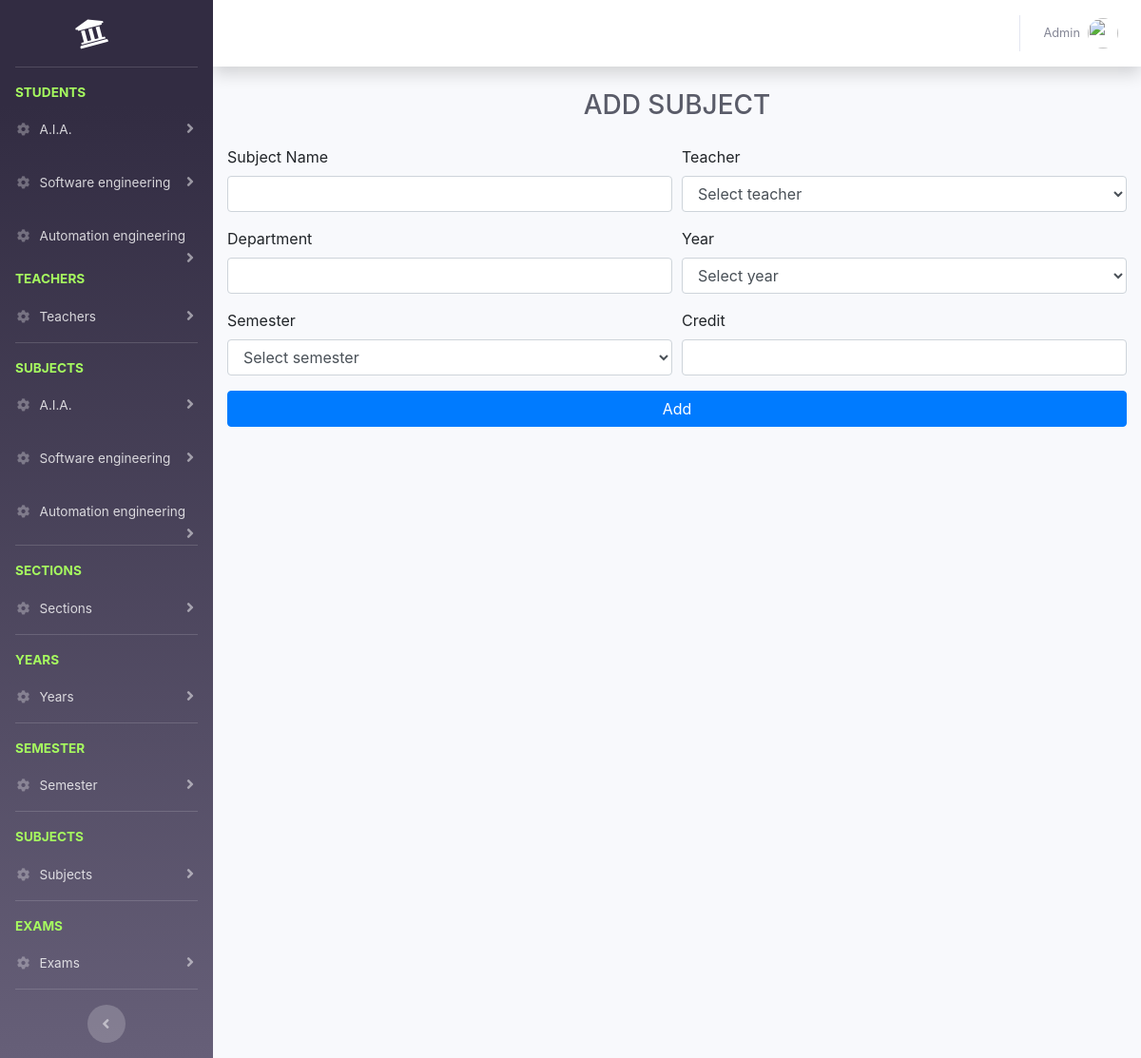
The page /admins/add-subject.php (signed in) on the database its author committed.
### tables this page shows
CREATE TABLE `sections` (
  `id` int(11) NOT NULL,
  `name` varchar(100) NOT NULL,
  `fees` decimal(10,2) NOT NULL
);

### admins/add-subject.php (the view, shortened to what this page needs)
<?php
require('../connection.php');
include('../layout/header.php');
include('layout/sidebar.php');
include('layout/topnav.php');
?>
<div class="container-fluid">
    <div class="d-sm-flex align-items-center justify-content-between mb-4">
        <h1 class="m-auto h3 mb-0 text-gray-800 text-uppercase">add subject</h1>
    </div>
    <div class="row">
        <div class="col-md-12">
        </div>
        <div class="container add-student">
            <form action="<?=APP?>/controllers/subjects/add.php" method="POST" class="add_subject_form" enctype="multipart/form-data">
                <div class="form-row">
                    <div class="form-group col-md-6">
                        <label for="name">Subject Name</label>
                        <input type="text" id="name" class="form-control" name="name">
                    </div>
                    <div class="form-group col-md-6">
                        <label for="teacher_id">Teacher</label>
                        <select name="teacher_id" id="teacher_id" class="form-control">
                            <option value="">Select teacher</option>
                        </select>
                    </div>
                    <div class="form-group col-md-6">
                        <label for="name">Department</label>
                        <input readonly type="text" id="name" class="form-control bg-white" value="<?=$_GET['section']?>">
                    </div>
                    <div class="form-group col-md-6">
                        <label for="year_id">Year</label>
                        <select name="year_id" id="year_id" class="form-control">
                            <option value="">Select year</option>
                        </select>
                    </div>
                    <div class="form-group col-md-6">
                        <label for="semester">Semester</label>
                        <select name="semester" id="semester" class="form-control">
                            <option value="">Select semester</option>
                        </select>
                    </div>
                    <div class="form-group col-md-6">
                        <label for="credit">Credit</label>
                        <input type="number" id="credit" class="form-control" name="credit">
                    </div>
                </div>
                <button type="submit" class="btn btn-primary btn-block add_subject_button" name="submit">Add</button>
            </form>
        </div>
    </div>
</div>
<?php include('../layout/footer.php');?>

### admins/layout/sidebar.php (shortened to what this page needs)
<?php
$sectionsSql = "SELECT  sections.* FROM sections
                    LEFT JOIN section_years on sections.id=section_years.section_id GROUP BY sections.id";
$result = mysqli_query($conn, $sectionsSql);
$sections = $result->fetch_all(MYSQLI_ASSOC);
?>
<div id="wrapper">
      <ul class="navbar-nav bg-gradient-primary sidebar sidebar-dark accordion" id="accordionSidebar">
        <a class="sidebar-brand d-flex align-items-center justify-content-center" href="../index.php">
          <div class="sidebar-brand-icon rotate-n-15">
            <i class="fas fa-university"></i>
          </div>
        </a>
      <hr class="sidebar-divider">
      <li class="sidebar-heading">
          Students
      </li>
      <?php
      foreach ($sections as $section) { ?>
          <li class="nav-item">
              <a class="nav-link collapsed" href="#" data-toggle="collapse" data-target="#student_<?=$section['id']?>" aria-expanded="true" aria-controls="collapseProfi">
                  <i class="fas fa-fw fa-cog"></i>
                  <span><?=$section['name']?></span>
              </a>
          </li>
      <?php  } ?>
      <div class="sidebar-heading">
          Teachers
      </div>
      <li class="nav-item">
          <a class="nav-link collapsed" href="#" data-toggle="collapse" data-target="#collapseProfi" aria-expanded="true" aria-controls="collapseProfi">
              <i class="fas fa-fw fa-cog"></i>
              <span>Teachers</span>
          </a>
      </li>
      <hr class="sidebar-divider">
      <li class="sidebar-heading">
          Subjects
      </li>
      <?php
      foreach ($sections as $section) { ?>
          <li class="nav-item">
              <a class="nav-link collapsed" href="#" data-toggle="collapse" data-target="#subject_<?=$section['id']?>" aria-expanded="true" aria-controls="collapseProfi">
                  <i class="fas fa-fw fa-cog"></i>
                  <span><?=$section['name']?></span>
              </a>
          </li>
      <?php  } ?>
      <hr class="sidebar-divider">
      <div class="sidebar-heading">
          Sections
      </div>
      <li class="nav-item">
          <a class="nav-link collapsed" href="#" data-toggle="collapse" data-target="#section" aria-expanded="true" aria-controls="collapseProfi">
              <i class="fas fa-fw fa-cog"></i>
              <span>Sections</span>
          </a>
      </li>
      <hr class="sidebar-divider">
      <div class="sidebar-heading">
          years
      </div>
      <li class="nav-item">
          <a class="nav-link collapsed" href="#" data-toggle="collapse" data-target="#year" aria-expanded="true" aria-controls="collapseProfi">
              <i class="fas fa-fw fa-cog"></i>
              <span>Years</span>
          </a>
      </li>
      <hr class="sidebar-divider">
      <div class="sidebar-heading">
          Semester
      </div>
      <li class="nav-item">
          <a class="nav-link collapsed" href="#" data-toggle="collapse" data-target="#semester" aria-expanded="true" aria-controls="collapseProfi">
              <i class="fas fa-fw fa-cog"></i>
              <span>Semester</span>
          </a>
      </li>
      <hr class="sidebar-divider">
      <div class="sidebar-heading">
          Subjects
      </div>
      <li class="nav-item">
          <a class="nav-link collapsed" href="#" data-toggle="collapse" data-target="#subject" aria-expanded="true" aria-controls="collapseProfi">
              <i class="fas fa-fw fa-cog"></i>
              <span>Subjects</span>
          </a>
      </li>
      <hr class="sidebar-divider">
      <div class="sidebar-heading">
          Exams
      </div>
      <li class="nav-item">
          <a class="nav-link collapsed" href="#" data-toggle="collapse" data-target="#exam" aria-expanded="true" aria-controls="collapseProfi">
              <i class="fas fa-fw fa-cog"></i>
              <span>Exams</span>
          </a>
      </li>
        <hr class="sidebar-divider d-none d-md-block">
        <div class="text-center d-none d-md-inline">
          <button class="rounded-circle border-0" id="sidebarToggle"></button>
        </div>
      </ul>
      <div id="content-wrapper" class="d-flex flex-column">
        <div id="content">

### rows shown on the page
sections: name "A.I.A."
sections: name "Software engineering"
sections: name "Automation engineering"

### other values the page prints
$_SESSION['name'] "Admin"
